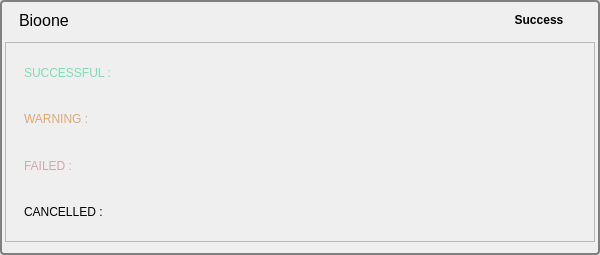
<?xml version="1.0" encoding="UTF-8"?>
<ui version="4.0">
 <class>VendorResultsWidget</class>
 <widget class="QWidget" name="VendorResultsWidget">
  <property name="geometry">
   <rect>
    <x>0</x>
    <y>0</y>
    <width>600</width>
    <height>255</height>
   </rect>
  </property>
  <property name="sizePolicy">
   <sizepolicy hsizetype="Minimum" vsizetype="Fixed">
    <horstretch>0</horstretch>
    <verstretch>0</verstretch>
   </sizepolicy>
  </property>
  <property name="minimumSize">
   <size>
    <width>600</width>
    <height>0</height>
   </size>
  </property>
  <property name="maximumSize">
   <size>
    <width>16777215</width>
    <height>16777215</height>
   </size>
  </property>
  <property name="font">
   <font>
    <pointsize>9</pointsize>
   </font>
  </property>
  <property name="windowTitle">
   <string>Form</string>
  </property>
  <property name="styleSheet">
   <string notr="true"/>
  </property>
  <layout class="QGridLayout" name="gridLayout">
   <property name="leftMargin">
    <number>0</number>
   </property>
   <property name="topMargin">
    <number>0</number>
   </property>
   <property name="rightMargin">
    <number>0</number>
   </property>
   <property name="bottomMargin">
    <number>0</number>
   </property>
   <item row="0" column="0">
    <widget class="QFrame" name="vendor_result_frame">
     <property name="maximumSize">
      <size>
       <width>600</width>
       <height>16777215</height>
      </size>
     </property>
     <property name="styleSheet">
      <string notr="true">#vendor_result_frame{
 border: 2px solid gray;
border-radius: 4px;

}</string>
     </property>
     <property name="frameShape">
      <enum>QFrame::Box</enum>
     </property>
     <property name="frameShadow">
      <enum>QFrame::Sunken</enum>
     </property>
     <layout class="QGridLayout" name="gridLayout_2">
      <property name="leftMargin">
       <number>3</number>
      </property>
      <property name="topMargin">
       <number>3</number>
      </property>
      <property name="rightMargin">
       <number>3</number>
      </property>
      <property name="bottomMargin">
       <number>3</number>
      </property>
      <item row="0" column="4">
       <widget class="QLabel" name="status_label">
        <property name="sizePolicy">
         <sizepolicy hsizetype="Fixed" vsizetype="Fixed">
          <horstretch>0</horstretch>
          <verstretch>0</verstretch>
         </sizepolicy>
        </property>
        <property name="minimumSize">
         <size>
          <width>100</width>
          <height>0</height>
         </size>
        </property>
        <property name="styleSheet">
         <string notr="true">font: bold;</string>
        </property>
        <property name="text">
         <string>Success</string>
        </property>
        <property name="alignment">
         <set>Qt::AlignCenter</set>
        </property>
       </widget>
      </item>
      <item row="1" column="1" colspan="5">
       <widget class="QFrame" name="results_frame">
        <property name="sizePolicy">
         <sizepolicy hsizetype="MinimumExpanding" vsizetype="Fixed">
          <horstretch>0</horstretch>
          <verstretch>0</verstretch>
         </sizepolicy>
        </property>
        <property name="minimumSize">
         <size>
          <width>0</width>
          <height>200</height>
         </size>
        </property>
        <property name="styleSheet">
         <string notr="true"/>
        </property>
        <property name="frameShape">
         <enum>QFrame::StyledPanel</enum>
        </property>
        <layout class="QVBoxLayout" name="verticalLayout">
         <item>
          <widget class="QFrame" name="successful_list_box">
           <property name="styleSheet">
            <string notr="true">color:#83DBB2;</string>
           </property>
           <layout class="QHBoxLayout" name="successful_box">
            <item>
             <widget class="QLabel" name="label">
              <property name="maximumSize">
               <size>
                <width>100</width>
                <height>16777215</height>
               </size>
              </property>
              <property name="text">
               <string>SUCCESSFUL : </string>
              </property>
             </widget>
            </item>
            <item>
             <widget class="QLabel" name="successful_reports_list">
              <property name="text">
               <string/>
              </property>
             </widget>
            </item>
           </layout>
          </widget>
         </item>
         <item>
          <widget class="QFrame" name="warning_list_box">
           <property name="styleSheet">
            <string notr="true">
color: #DBA875;
</string>
           </property>
           <layout class="QHBoxLayout" name="warning_box">
            <item>
             <widget class="QLabel" name="label_4">
              <property name="maximumSize">
               <size>
                <width>100</width>
                <height>16777215</height>
               </size>
              </property>
              <property name="text">
               <string>WARNING : </string>
              </property>
             </widget>
            </item>
            <item>
             <widget class="QLabel" name="warning_reports_list">
              <property name="text">
               <string/>
              </property>
             </widget>
            </item>
           </layout>
          </widget>
         </item>
         <item>
          <widget class="QFrame" name="failed_list_box">
           <property name="styleSheet">
            <string notr="true">color: #D5A7AF;</string>
           </property>
           <layout class="QHBoxLayout" name="failed_box">
            <item>
             <widget class="QLabel" name="label_6">
              <property name="maximumSize">
               <size>
                <width>100</width>
                <height>16777215</height>
               </size>
              </property>
              <property name="text">
               <string>FAILED : </string>
              </property>
             </widget>
            </item>
            <item>
             <widget class="QLabel" name="failed_reports_list">
              <property name="text">
               <string/>
              </property>
             </widget>
            </item>
           </layout>
          </widget>
         </item>
         <item>
          <widget class="QFrame" name="cancelled_list_box">
           <layout class="QHBoxLayout" name="cancelled_box">
            <item>
             <widget class="QLabel" name="label_8">
              <property name="maximumSize">
               <size>
                <width>100</width>
                <height>16777215</height>
               </size>
              </property>
              <property name="text">
               <string>CANCELLED : </string>
              </property>
             </widget>
            </item>
            <item>
             <widget class="QLabel" name="cancelled_reports_list">
              <property name="text">
               <string/>
              </property>
             </widget>
            </item>
           </layout>
          </widget>
         </item>
        </layout>
       </widget>
      </item>
      <item row="0" column="1">
       <widget class="QLabel" name="vendor_label">
        <property name="sizePolicy">
         <sizepolicy hsizetype="Expanding" vsizetype="Preferred">
          <horstretch>0</horstretch>
          <verstretch>0</verstretch>
         </sizepolicy>
        </property>
        <property name="styleSheet">
         <string notr="true">QLabel {
 font-size: 16px;
padding-left: 10px;
}</string>
        </property>
        <property name="text">
         <string>Bioone</string>
        </property>
       </widget>
      </item>
     </layout>
    </widget>
   </item>
  </layout>
 </widget>
 <resources/>
 <connections/>
</ui>
